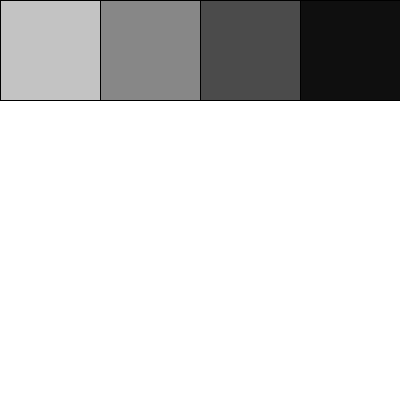
Frame 1 (no input)
Frame 60 (the mouse pressed at the canvas centre just before this capture): identical to frame 1, image omitted
Frame 120 (the mouse held since frame 60 and released just before this capture): identical to frame 1, image omitted

The Processing sketch that drew this single still picture (run headless with seeded random() and noise(); from frame 60 on, the mouse is pressed at the canvas centre):

// Processing sketch: processing_132645
// ── processing_132645.pde

// creHACKtivity workshop
// incontro 02 - esercizio 02
// single FOR loop

int L = 100;

// SETUP //////////////////////////////////////////////////
void setup() {
    size(400, 400);
    smooth();
    frameRate(24);
}


// DRAW ///////////////////////////////////////////////////
void draw() {
    
    background(255);
   
    stroke(0);
    
    int c = 255; // diamo a 'c' un valore iniziale
    
    // ciclo FOR
    for(int i = 0; i < 4; i++) {
        c -= 60;
        fill(c);
        rect(i*L, 0, L, L);
    }
    
}
